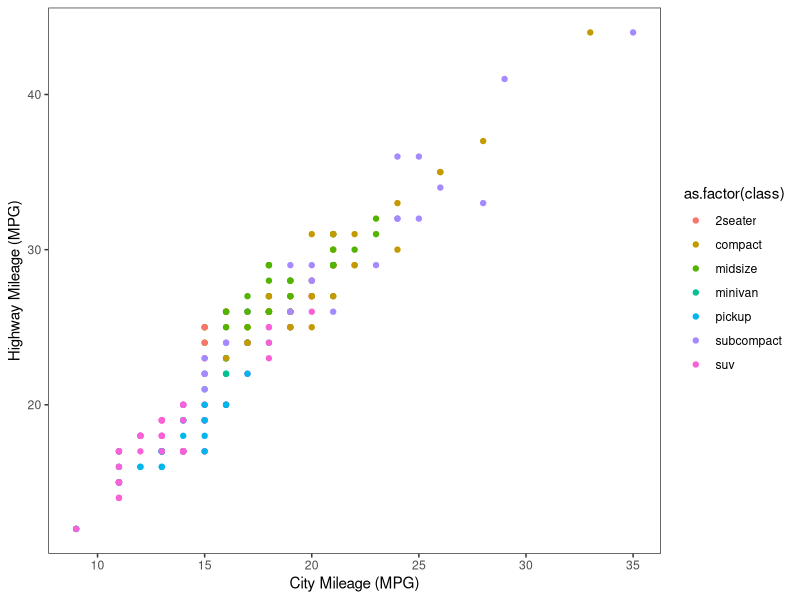
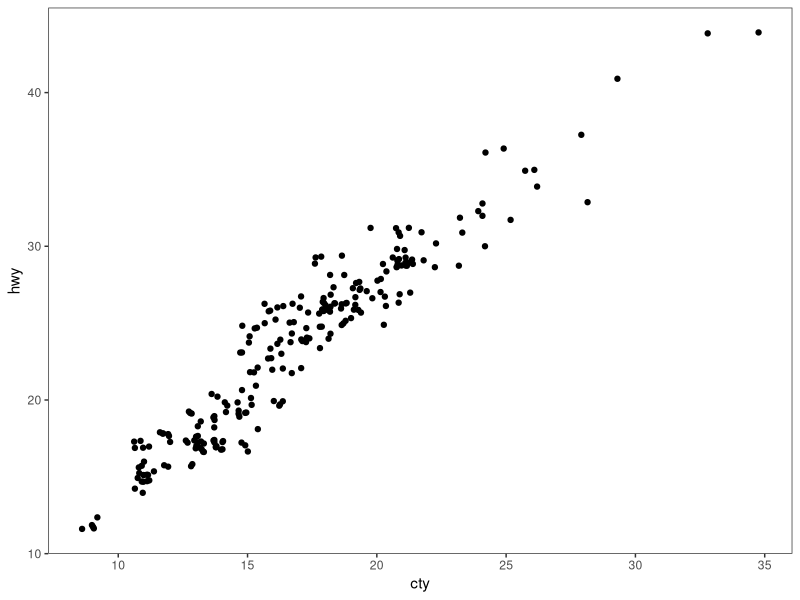
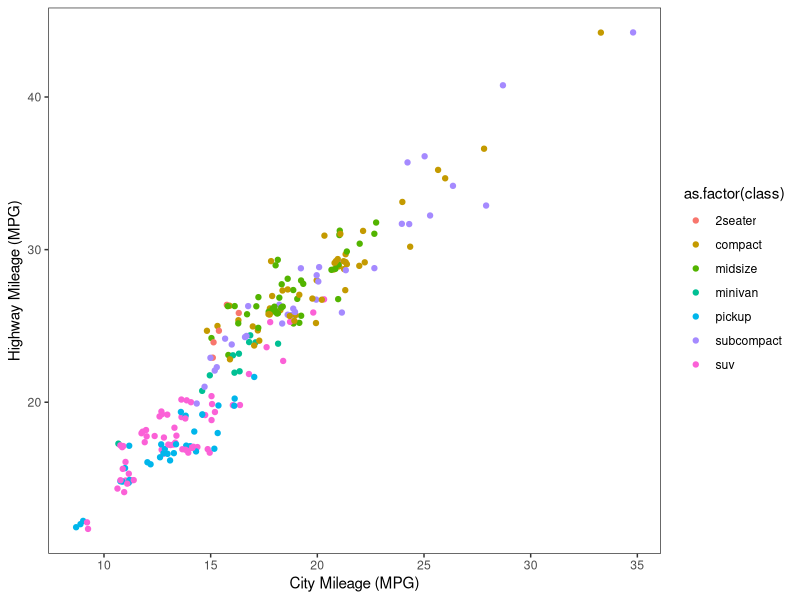
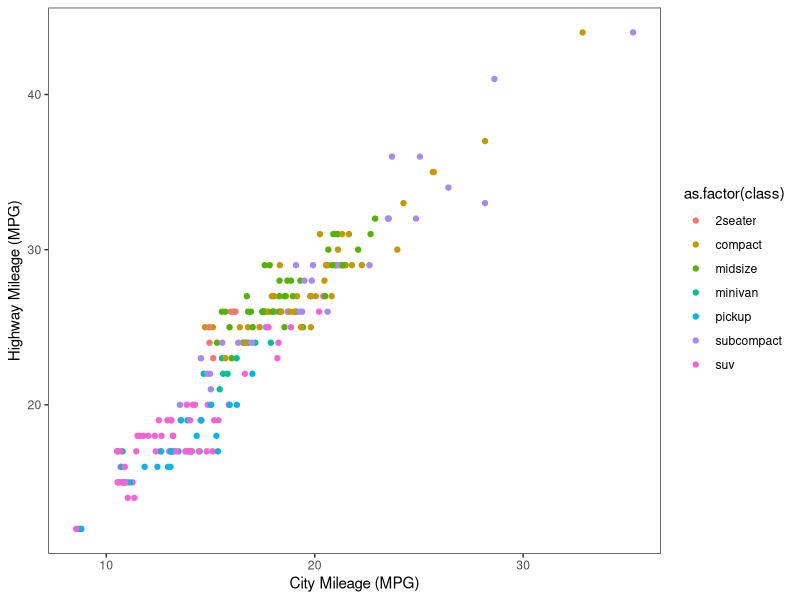
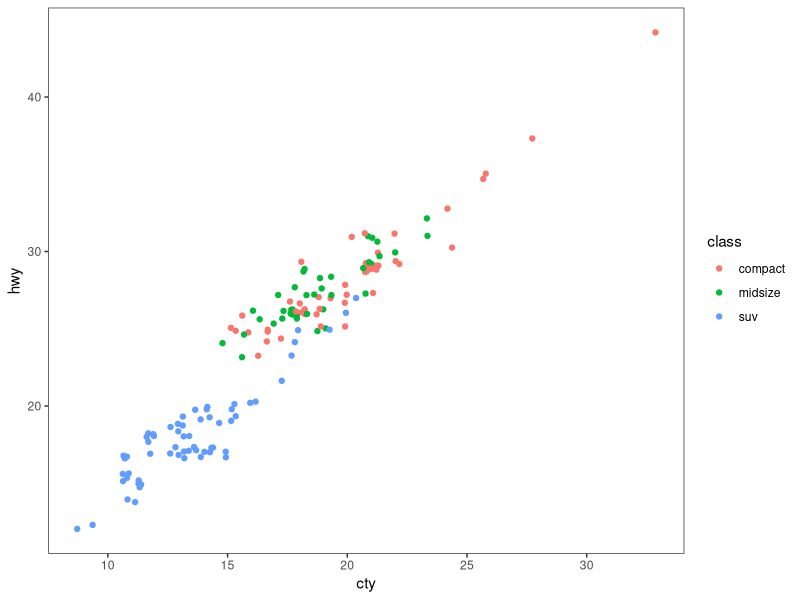
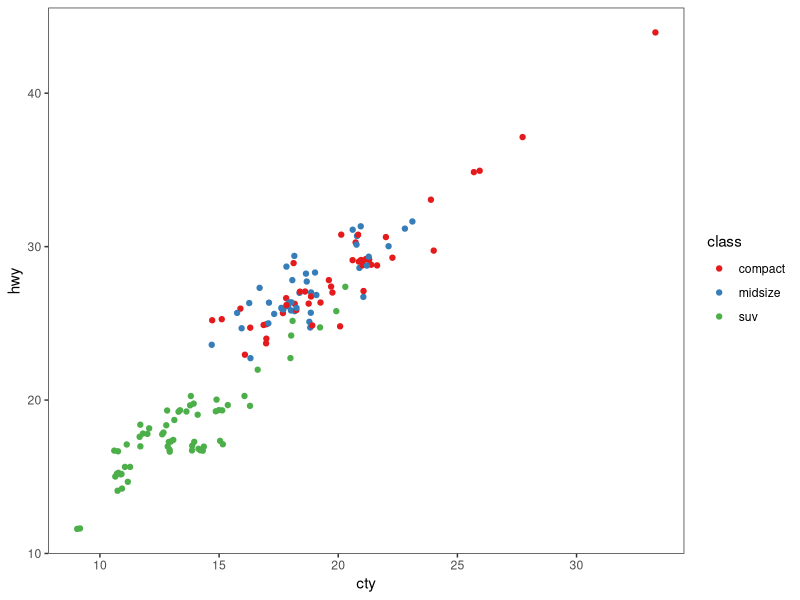
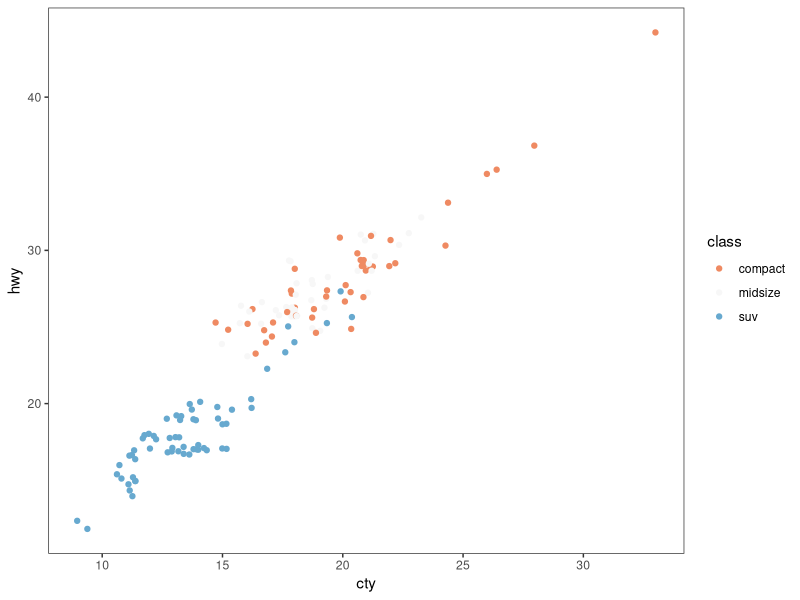
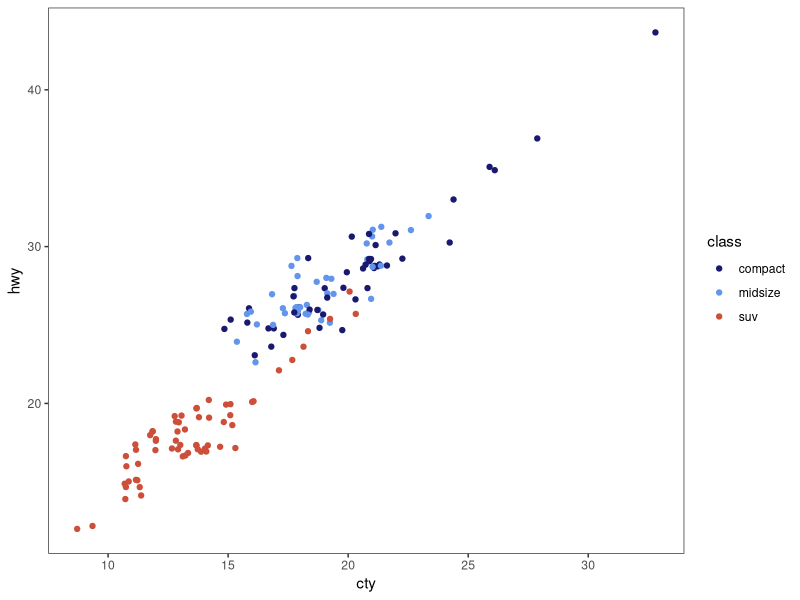

The R source for these figures, in order: (Note: this script raises an error after producing the figures.)
# ---------------------------------------------------------- #
#### MODULE 3: Plot even more data!                       ####               
# ---------------------------------------------------------- #

## OBJECTIVE:
# 1. To develop a "grammar of graphics".
# 2. To become comfortable using ggplot2 for exploratory data visualization.


# ---------------------------------------------------------- #
#### SET UP:                                              ####
# ---------------------------------------------------------- #
# REMINDER: In RStudio, open the Rproject for our course (UNCG_DataWrangling), 
# pull any changes from GitHub, and navigate to the branch you created for 
# yourself (just a single branch for the whole semester) in RStudio's Git tab.
# Open this week's assignment in this new branch to complete and submit on GitHub.
# Ideally, you'll commit your answers a bit at a time as you work through
# this assignment, rather than committing all at once at the end.

# Reminder of some helpful resources for graphing in R:
# ggplot Cookbook: http://www.cookbook-r.com/Graphs/
# Official ggplot2 Book: https://ggplot2-book.org/
# Themes in ggplot2: https://ggplot2-book.org/polishing.html#themes

# In ggplot2, aesthetic means “something you can see”. Each aesthetic is a
# mapping between a visual cue and a variable.
# Examples include:
# position (i.e., on the x and y axes)
# color (“outside” color)
# fill (“inside” color)
# shape (of points)
# line type
# size

# Each type of geometric object (geom) accepts only a subset of all aesthetics.
# Refer to the geom help pages to see what mappings each geom accepts. Aesthetic
# mappings are set with the aes() function.

# TASK: We will be using the ggplot2 package for graphing. Fortunately, ggplot2 
# is nested within the tidyverse package (along with many others).
# Start by writing code to load the tidyverse library.
# HINT: see the end of assignment #1 if you forgot how to load a package.

library(tidyverse)

# TASK: Write code below to set your theme to black and white and both your major
# AND minor gridlines to element_blank for all plots you'll be making today.
# HINT: Check back to last week's assignment section 1.9 for setting themes for
# all plots.
theme_set(theme_bw()) 
theme_update(panel.grid.major = element_blank(),
             panel.grid.minor = element_blank())

# ---------------------------------------------------------- #
#### 1.0 CORRELATION                                      ####
# ---------------------------------------------------------- #

# We learned how to make correlations last week, but it never hurts to get
# more practice! Let's start by using a data set built into ggplot2.
# The mpg dataset looks at the gas efficiency of different cars. Run the following
# code to load the data:
data(mpg, package = "ggplot2")

# TASK: Create a scatterplot (i.e., a dot plot) to relate city and highway mileage.
# Color the points by the class of car (class column) and label the x and y axis 
# to be more informative (City Mileage (MPG) vs Highway Mileage (MPG)).
# HINT: Refer back to last week's assignment or the ggplot help resources if you 
# forget how to make a scatterplot.
ggplot(mpg, aes(x=cty, y=hwy)) + 
  geom_point(aes(color=as.factor(class))) +
  xlab("City Mileage (MPG)") + 
  ylab("Highway Mileage (MPG)")
             

# Looks alright, but the graph may be hiding some information...
# QUESTION: How many data points are in the mpg dataframe?
# 234

# QUESTION: Approximately how many dots are in the graph you just made? How does
# that compare to the number of observations in the dataframe?
# about a quarter of the total number of data points are plotted

# Try another correlation-focused geom that addresses this problem by running
# the following code:
ggplot(data=mpg, aes(x=cty, y=hwy)) + 
  geom_jitter()


# QUESTION: What happened when you created the plot with geom_jitter?
# overlapping dots are spread out ("jittered") at random

ggplot(mpg, aes(x=cty, y=hwy)) + 
  geom_jitter(aes(color=as.factor(class))) +
  xlab("City Mileage (MPG)") + 
  ylab("Highway Mileage (MPG)")

# QUESTION: Run the code to create a plot using geom_jitter a second time. Then run it
# again and again. What happens each time? Why is this happening?
# because the added variation is random 

# TASK: The default in geom_jitter is to jitter (or slightly move) the points away
# from each other in both the x and y directions. Check the help file for geom_jitter
# and write code below to make a graph where you jitter points in only the x-dimension
# by 0.5.

ggplot(mpg, aes(x=cty, y=hwy)) + 
  geom_jitter(aes(color=as.factor(class)),
              height = 0,
              width = .5) +
  xlab("City Mileage (MPG)") + 
  ylab("Highway Mileage (MPG)")

# ---------------------------------------------------------- #
#### 1.1 DETOUR! COLORS, COLORS, COLORS                   ####
# ---------------------------------------------------------- #

# Our world is so colorful, and our graphs can be too! But we want to be mindful
# of our color choices to not only be beautiful, but also informative and accessible.

# TASK: Create a new dataframe that filters our mpg data down to only information
# for car classes compact, midsize, and suv using an %in% statement. Name your 
# new dataframe mpgSubset.
# HINT: Refer back to the Transform assignment if you want help with %in% (or 
# try googling!)

mpgSubset <- mpg %>%
  filter(class %in% c("compact", "midsize", "suv"))


# ggplot has lots of nice (and some not so nice) built-in color palettes that we 
# can use to fill our bars with color. Try running the following code:
ggplot(data=mpgSubset, aes(x=cty, y=hwy, color=class)) +
  geom_jitter()

# The code above supplies us with ggplot's default color palette, which I find not
# so pleasing. Let's try to change this!

# We can add a statement specifying the scale of colors we would prefer. One way
# to do this is to use other pre-set palettes from ggplot. Run the code below to 
# ask ggplot to use the color brewer's palette called Set 1.
ggplot(data=mpgSubset, aes(x=cty, y=hwy, color=class)) +
  geom_jitter() +
  scale_color_brewer(palette="Set1")

# Alternatively, we could use the "RdBu" palette:
ggplot(data=mpgSubset, aes(x=cty, y=hwy, color=class)) +
  geom_jitter() +
  scale_color_brewer(palette="RdBu")

# QUESTION: Investigate the color brewer's range of palettes at this website: 
# https://r-graph-gallery.com/38-rcolorbrewers-palettes.html
# What do you notice about the colors chosen from each of the palettes that we
# used above? (i.e., does it use the first three colors in the palette? The last
# three? Some other combination?)
# when the palette is considered sequential or qualitative, it appears that the colors picked are equidistant from each other along the gradient. The diverging palette just takes the first three colors, because the colors aren't related in any way (along a gradient)


# We could also pick out EXACTLY which colors we want for our figure. 
# There are 4 main ways to specify colors in R:
### by name
### by number
### by Hex code
### with the rgb() function

# By Name: R allows you to call more than 600 colors by name! Run the following
# code to see a list:
colors()

# We can put in the colors we chose for each variable by adding the 
# scale_color_manual() function to our plot. Try it out by running the following
# code:
ggplot(data=mpgSubset, aes(x=cty, y=hwy, color=class)) +
  geom_jitter() +
  scale_color_manual(values=c('midnightblue', 'cornflowerblue', 'tomato3'))


# You can also chose colors by number, which are assigned in R.


ggplot(data=mpgSubset, aes(x=cty, y=hwy, color=class)) +
  geom_jitter() +
  scale_color_manual(values=c(391, 17, 394))

# TASK: Copy and paste the code to make our scatterplot and replace the color names
# with three numbers of your choice (between 1 and 657). How does your new figure look?
# HINT: remember to remove the quotation marks when calling numbers.
# it looks kinda ugly now... 

# QUESTION: How do you think you could figure out which color name belongs to
# each color number?
# HINT: Try creating a dataframe from color() by passing it into the
# as.data.frame() function.
colors_df <- colors()

colors <- as.data.frame(colors_df)

# You can also chose colors by Hex code. A Hex color code is a 6-symbol code made
# of up to three 2-symbol elements (6 symbols in length all together). Each of 
# the 2-symbol elements represents a color value in the Red-Green-Blue (RGB) color
# scale from 0 to 255. Hex codes are written with a # in front of them. Let's try
# out calling our colors using hex code.
ggplot(data=mpgSubset, aes(x=cty, y=hwy, color=class)) +
  geom_jitter() +
  scale_color_manual(values=c('#191970', '#6495ED', '#FF6347'))

# There are two great things about hex codes. First, you can call ANY color you 
# want with a hex code. That is, you're not limited to the 657 colors that are
# in ggplot. By specifying the color by hex code, you can pick literally anything!

# TASK: Google the search term "color picker". This should bring up google's color
# picker (in addition to a billion other color picking websites). Use this color
# picker to generate the hex codes for three new colors of your choice. Then copy
# and paste the above code, replacing the hex codes with your color choices.
ggplot(data=mpgSubset, aes(x=cty, y=hwy, color=class)) +
  geom_jitter() +
  scale_color_manual(values=c('#87db27', '#4287f5', '#fa4869'))

# The second great thing about hex codes is that you can control the transparency
# of your colors. Transparency is set in a hex code by adding two extra symbols
# to the end, which together make up the "alpha" element. Adding 00 to the end 
# of your hex code will make your color completely transparent, while adding FF 
# to the end will make it completely opaque. Any number/letters in-between will 
# result in partial transparency. You can find a complete list of transparencies
# between 0-100% here: https://gist.github.com/lopspower/03fb1cc0ac9f32ef38f4

# TASK: Try out transparency by copying and pasting your graph code below and
# adding the alpha element to the end of each of your hex codes to make your
# first color 0% transparent, your second color 50% transparent, and your third
# color 100% transparent.
ggplot(data=mpgSubset, aes(x=cty, y=hwy, color=class)) +
  geom_jitter() +
  scale_color_manual(values=c('#87db2700',   '#4287f580',  '#fa4869FF'))

# QUESTION: What happened to the point that you set to 100% transparent?
# The compact class points set to 100% transparent are now invisible

# Finally, we can set our colors using the rgb() function. This operates very
# similarly to the hex code, where you can pick exactly the color and transparency
# you want. Try it out by running the following code:
ggplot(data=mpgSubset, aes(x=cty, y=hwy, color=class)) +
  geom_jitter() +
  scale_color_manual(values=c(rgb(.10, .10, .44, .5), rgb(.39, .58, .93, .5), rgb(1.0, .39, .28, .5)))

# TASK: Modify the above code to make all of your points 50% transparent.

# There are so many inventive and artistic people in the world who have expanded
# the offerings for colors in ggplot. Check out some notable ones listed below
# when choosing colors for this assignment.
### Color-blind friendly palettes: https://github.com/JLSteenwyk/ggpubfigs
### Color palettes from vintage National Parks posters: https://github.com/katiejolly/nationalparkcolors
### Color palettes based on Wes Anderson movies: https://github.com/karthik/wesanderson
### Color palettes from famous Dutch paintings: https://github.com/EdwinTh/dutchmasters


# ---------------------------------------------------------- #
#### 1.2 DETOUR! LEGENDS                                  ####
# ---------------------------------------------------------- #

# When you specify colors in your ggplot code, R throws in a bonus legend for free!
# However, this legend is often not as clear or visually appealing as we might 
# prefer. But as with all geometric objects in ggplot, legends can be easily altered.

# Run the following code to create a scatter plot. Feel free to modify the colors
# as you prefer!
ggplot(data=mpgSubset, aes(x=cty, y=hwy, color=class)) +
  geom_jitter()

# QUESTION: Where did ggplot get the legend title and values from?
# the color=class section is telling r to assign colors based on the three class variables, and the values are pulled from the pre-existing color palette within ggplot. The legend title is the same as whatever that column is labeled as.

# We could change the title and values in our legend by altering the dataframe
# we are passing into ggplot. But that seems a bit drastic. Instead, we can 
# lean on the same code that specifies our color picks to alter the legend text.
# Try it out by running the following code:
ggplot(data=mpgSubset, aes(x=cty, y=hwy, color=class)) + # creating plot using the mpgSubset dataframe, assigning x and y axis variables, and coloring by class
  geom_jitter() + # spacing out the data points so we can see all overlapping points
  scale_color_manual(values=c('#FCBA03', '#380754', '#496916'), # assigning colors from hex code
                     name='Class of Car', # assigning legend title
                     breaks=c('suv', 'midsize', 'compact'), # telling r what the three characters to color by are
                     labels=c('SUV', 'Midsize', 'Compact')) # assigning lables to legend key


# TASK: Label each line of the code above with what it is doing.
# HINT: Check the scale_color_manual help file or ggplot Cookbook for more info.


# IMPORTANT: It is important to pay attention to the order you provide ggplot with 
# your color choices and legend labels! Try running the following code:
ggplot(data=mpgSubset, aes(x=cty, y=hwy, color=class)) + 
  geom_jitter() + 
  scale_color_manual(values=c('#FCBA03', '#380754', '#496916'), 
                     name='Class of Car', 
                     breaks=c('suv', 'midsize', 'compact'), 
                     labels=c('Compact', 'SUV', 'Midsize')) 


# QUESTION: What is wrong with the code above? Why is it so important to be
# careful with the order you pass information into ggplot?
# the legend tells us that compact cars are shown with the yellow color, but the line above orders suv to be connected to the yellow color based on the order in which they appear in the code. We are misrepresenting the data if we don't follow the same order in each line!

# While changing the legend text and factor order takes place in the scale_color_manual
# step, moving the legend around on the graph page is part of the graph theme. We
# can try this out using the code below:
ggplot(data=mpgSubset, aes(x=cty, y=hwy, color=class)) + 
  geom_jitter() + 
  theme(legend.position='top')


# TASK: Modify the code above to have the legend display along the bottom of
# the figure.
ggplot(data=mpgSubset, aes(x=cty, y=hwy, color=class)) + 
  geom_jitter() + 
  theme(legend.position='bottom')

# We can also have the legend located within the area of the graph itself! We can
# do this by specifying the coordinates for where the legend should go within the
# graph axes. First we set the legend position and then we set the anchoring 
# position by justifying the legend.
### bottom left: 0,0
### bottom right: 1,0
### top left: 0,1
### top right: 1,1

# Try it out by running the following code:
ggplot(data=mpgSubset, aes(x=cty, y=hwy, color=class)) + 
  geom_jitter() + 
  theme(legend.position=c(1,0), legend.justification=c(1,0))

# QUESTION: What happens if you don't include the code for legend justification
# above?
# the center of the legend is not anchored to the bottom right portion of the figure

# TASK: Copy and paste the code from above. Modify it to place the legend in the
# upper left part of the graph.
ggplot(data=mpgSubset, aes(x=cty, y=hwy, color=class)) + 
  geom_jitter() + 
  theme(legend.position=c(1,1), legend.justification=c(1,1))

# Finally, we might want to remove the legend altogether! We would do so by
# modifying the theme as well. 

# TASK: Check the ggplot cookbook to find the legends section. Read what it says 
# about removing the legend. Then copy and paste the graph code from above. 
# Modify the code to remove the legend.

ggplot(data=mpgSubset, aes(x=cty, y=hwy, color=class)) + 
  geom_jitter() + 
  theme(legend.position="none")

# ---------------------------------------------------------- #
#### 2.0 DEVIATION                                        ####
# ---------------------------------------------------------- #

# Used to compare variation in values between small number of items (or categories) 
# with respect to a fixed reference.

# Whether the graphical type is a deviation graph or a composition graph (or a 
# ranking graph) may depend on the underlying data structure.

# We used geom_bar() last week with factor data to create a bar graph. But
# geom_bar() is a bit tricky because it can make EITHER a bar graph or a histogram
# depending on the data you give it. The default of geom_bar() is to set stat to 
# count so if you give it just a continuous x value, it will make a histogram. Try
# it with the following code:
ggplot(data=mpg, aes(x=hwy)) + 
  geom_bar()

# In order to have the geom create bars and not a histogram, you must:
# 1) Set stat = identity
# 2) Provide both an x and a y inside the aes(), where x is either a character 
# or factor and y is numeric.

# TASK: Create a dataframe of summary statistics for the mpg data, calculating the
# mean, standard deviation, and standard error for highway mpg grouping by class.
# Name the resulting dataframe highwayMPG and your new variables hwy_mean, hwy_sd,
# and hwy_se.
# HINT: Look back at the Transform assignment if you forget how to summarize the
# data. Also recall, standard error = 1.96*standard deviation.
highwayMPG <- mpg %>%
  group_by(class) %>%
  summarize(hwy_mean = mean(mpg),
            hwy_sd = sd(mpg),
            hwy_se = hwy_sd * 1.96) %>%
  ungroup()





# TASK: Create a bar graph showing the average highway MPG on the y-axis and 
# car class on the x-axis. Fill the bars by class. Add in error bar caps that are 20%
# the width pf the bars.
# HINT: Don't forget to change stat from the default in your geom_bar() statement!
ggplot(data=mpg, aes(x=class,
                     y=mpg)) + 
  geom_bar(stat='identity',
           fill = class) 

# ---------------------------------------------------------- #
#### 2.1 DETOUR! COLORS AND LEGENDS, AGAIN                ####
# ---------------------------------------------------------- #

# Recall that some geometric elements require fills instead of (or sometimes in
# addition to) colors.

# TASK: Create a bar graph with the mpg summary stats with the following parameters:
# (1) Black bar outline
# (2) Bars filled with the color brewer palette "Dark2" using the scale_fill_manual
#     statement
# (3) No legend
# (4) Informative x- and y-axis labels. 

# HINT: Carefully consider whether your color and/or fill should go within an aes() 
# statement, the scale_fill_manual or scale_color_manual statements, or neither.
# If in doubt, try a bunch of ways until it looks how we want it. And consult 
# your helpful ggplot resources on the web.


# ---------------------------------------------------------- #
#### 2.2 DETOUR! AXIS MODIFICATIONS                       ####
# ---------------------------------------------------------- #

# Run the following code, feeling free to modify colors as you prefer:
ggplot(data=highwayMPG, aes(x=class, y=hwy_mean, fill=class)) +
  geom_bar(stat='identity') 

# QUESTION: Where is ggplot getting the x-axis tick labels from?


# Often our tick labels are not the best. We can modify them to be more informative
# or visually appealing by directly modifying the dataframe, but again this feels
# a bit extreme. Instead, we can directly modify the scale of the axis. For axes
# that deal with categories, we are setting the discrete scale. Try it out by
# running the following code:
ggplot(data=highwayMPG, aes(x=class, y=hwy_mean, fill=class)) +
  geom_bar(stat='identity') +
  scale_x_discrete(labels=c('sport', 'compact', 'midsize', 'minivan', 'pickup', 'subcompact', 'SUV'))

# We can also change the scale of the continuous axes, including how large they are
# and where the tick marks fall as follows:
ggplot(data=highwayMPG, aes(x=class, y=hwy_mean, fill=class)) +
  geom_bar(stat='identity') +
  scale_y_continuous(breaks=seq(0, 50, 10)) +
  coord_cartesian(ylim=c(0,50))

# QUESTION: Try running the code above without the coord_cartesian() statement. 
# What is surprising about the resulting graph? Based on this result, what do you
# think the coord_cartesian() statement does?


# We can also add a statement into the scale discrete or continuous statements
# to name our axes, rather than putting in a whole separate step of xlab() or ylab().
# Try it out with the following code:
ggplot(data=highwayMPG, aes(x=class, y=hwy_mean, fill=class)) +
  geom_bar(stat='identity') +
  scale_x_discrete(name='Class of Car') +
  scale_y_continuous(name='Mean Highway MPG')


# Finally, we can flip our axes easily in ggplot as follows:
ggplot(data=highwayMPG, aes(x=class, y=hwy_mean, fill=class)) +
  geom_bar(stat='identity') +
  coord_flip()


# TASK: Let's put it all together. Make a graph of the mpg summary stats with the
# following specifications:
# (1) color by class of car using a color scheme of your choice (not the default)
# (2) plot the class of car on the x-axis and the highway MPG on the y axis
# (3) include better names for the x- and y-axis titles
# (4) include better names for the car classes
# (5) set the scale of the highway mpg to run from 0 to 30 with breaks every 5 
# (6) flip your axes
# (7) remove the legend


# ---------------------------------------------------------- #
#### 3.0 RANKING                                          ####
# ---------------------------------------------------------- #
# Used to compare the position or performance of multiple items with respect to 
# each other. Actual values matters somewhat less than the ranking.

# TASK: Create a dataframe of summary statistics for the mpg data, calculating the
# mean, standard deviation, and standard error for CITY mpg grouping by class.
# Name the resulting dataframe cityMPG and your new variables city_mean, city_sd,
# and city_se.
# HINT: Look back at the Transform assignment if you forget how to summarize the
# data. Also, standard error = 1.96*standard deviation.


# Now we want to plot our data in order from smallest to largest city MPG to get
# a ranking. To do so, we need to use the reorder() function to rearrange the data
# going into our x-axis.
ggplot(cityMPG, aes(x=reorder(class, city_mean), y=city_mean)) + 
  geom_bar(stat="identity")

# TASK: Recreate the above ranking figure to include the following:
# (1) class of car on the x-axis with informative axis and tick labels
# (2) MPG ordered from highest to lowest (hint: try google if you're unsure)
# (3) bars with dary grey outlines and filled by class with your favorite color scheme
# (4) error bars with end caps 30% the width of the bars
# (5) y-axis from 0 to 30 with tick marks every 5
# (6) no legend.


# ---------------------------------------------------------- #
#### 4.0 DISTRIBUTION                                     ####
# ---------------------------------------------------------- #
# When you have lots and lots of data points and want to study where and how the
# data points are distributed.

# Histograms can be accomplished with either geom_bar() or geom_histogram()
ggplot(mpg, aes(hwy)) + 
  geom_histogram()

# TASK: Recreate the graph above, but using geom_bar() instead


# TASK: Try making a histogram with the categorical variable 'manufacturer'.
# What error message do you get?


# QUESTION: What happens when you follow the advice of the error message and 
# make stat='count'?
ggplot(mpg, aes(manufacturer)) + 
  geom_histogram(stat="count")


# TASK: Make a boxplot comparing the distribution of cty (city mileage) for
# each class of car.
# HINT: Look back to last week if you forget how to make a boxplot.


# We can also make a different type of distribution, a violin plot using the 
# geom_violin statement as follows:
ggplot(mpg, aes(x=class, y=cty)) + 
  geom_violin()

# QUESTION: What does a violin plot show? Check google if you're unsure.


# ---------------------------------------------------------- #
#### 5.0 COMPOSITION                                      ####
# ---------------------------------------------------------- #
# Bar charts and pie charts are classic ways of showing composition of a dataset.

# TASK: Let's get some data for this task by determining the number of cars from 
# each car manufacturer in our mpg dataframe. We can do this as follows:
manufacturerFreq <- mpg %>% 
  group_by(manufacturer) %>% 
  summarize(frequency=length(manufacturer)) %>% 
  ungroup()

# TASK: Make a bar graph of the number of cars (frequency) by manufacturer using
# the dataframe we created above.


# We can switch the bar chart you created above into a pie chart simply by changing
# the coordinate system through a series of steps as follows:

ggplot(manufacturerFreq, aes(x=manufacturer, y=frequency)) +
  geom_bar(stat="identity") +
  coord_polar()

ggplot(manufacturerFreq, aes(x=manufacturer, y=frequency, fill=manufacturer)) +
  geom_bar(stat="identity") +
  coord_polar()

ggplot(manufacturerFreq, aes(x="", y=frequency, fill=manufacturer)) +
  geom_bar(stat="identity", width=1) +
  coord_polar()

ggplot(manufacturerFreq, aes(x="", y=frequency, fill=manufacturer)) +
  geom_bar(stat="identity", width=1) +
  coord_polar(theta="y")

ggplot(manufacturerFreq, aes(x="", y=frequency, fill=manufacturer)) +
  geom_bar(stat="identity", width=1) +
  coord_polar(theta="y", start=0) +
  theme_void() +
  theme(legend.title = element_text(size = 12.5), 
        legend.text  = element_text(size = 8.5),
        legend.key.size = unit(.75, "lines"))

# TASK: Annotate the code below to describe what each line does:
ggplot(manufacturerFreq, aes(x="", y=frequency, fill=manufacturer)) +
  geom_bar(stat="identity", width=1) +
  coord_polar(theta="y", start=0) +
  theme_void() +
  theme(legend.title = element_text(size = 12.5), 
        legend.text  = element_text(size = 8.5),
        legend.key.size = unit(.75, "lines"))


# ---------------------------------------------------------- #
#### 6.0 CHANGE                                           ####
# ---------------------------------------------------------- #

# Time series are often best visualized with line graphs. Let's try this out
# with some new data:
data("economics")

# TASK: Use the economics dataset to plot the number of people who are unemployed
# over time (unemploy vs date). Make a scatterplot, then connect the points with 
# lines using geom_line().
# HINT: use ?economics to get more information about this dataset.




# ---------------------------------------------------------- #
#### GROUPS AND MAPS                                      ####
# ---------------------------------------------------------- #

# Let's save these for group project options, this assignment is really long!









# REMEMBER: Save and push your script when you're done with this assignment!
